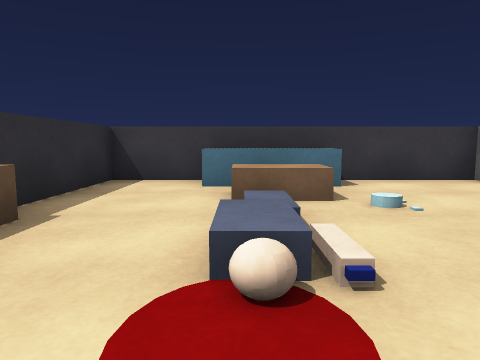
view 1 (above)

12 first-person views from a walk through a Unity game level. The camera is 0.67 m above the floor, tilts 6° down and sees 70° across. The floor is counted in squares, 1 m on a side. Each view is taken from the middle of a square. On the plan, view 1 faces up. The plan holds only what a view shows up to about 10 squares ahead; the rest is blank. The place goes on beyond the plan. The player is left out. Surface patterns are stand-ins for the level's own textures.

view 2
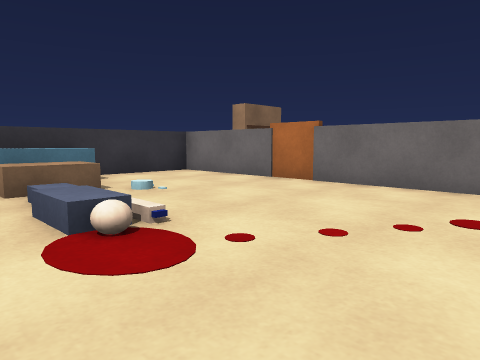

view 3
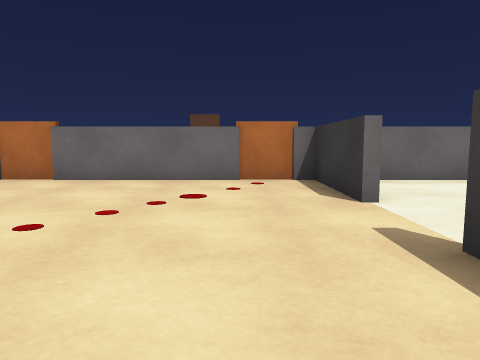

view 4
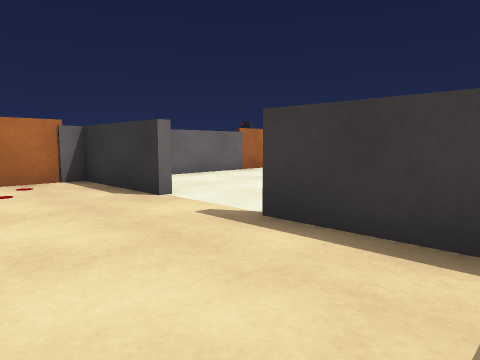

view 5
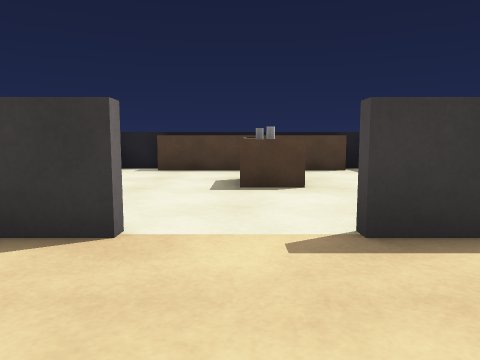

view 6
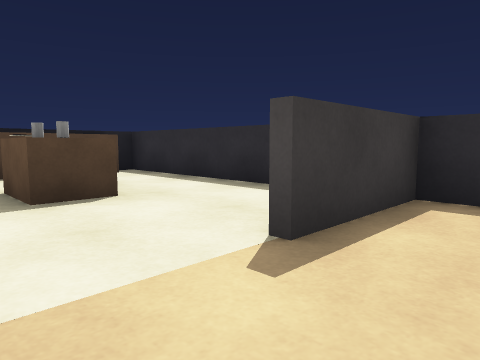

view 7
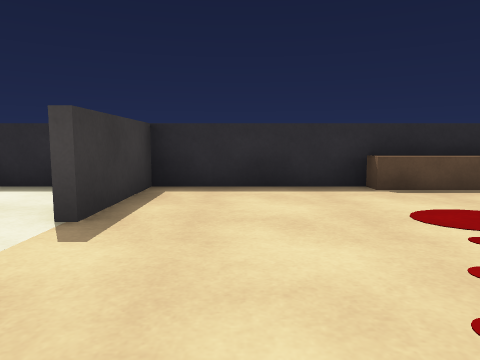

view 8
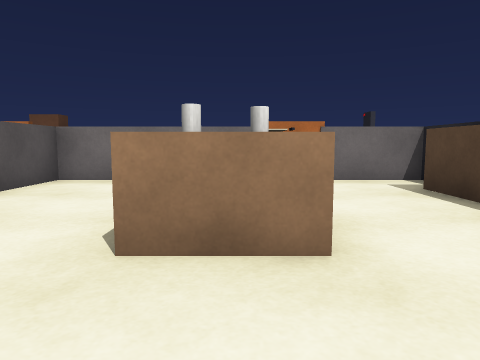

view 9
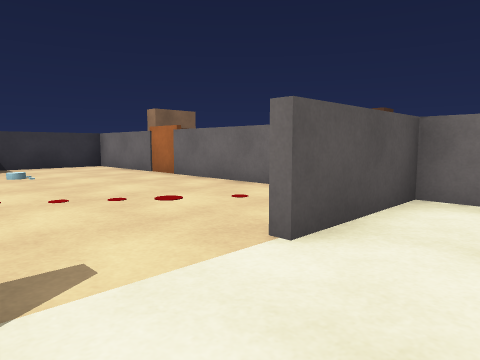

view 10
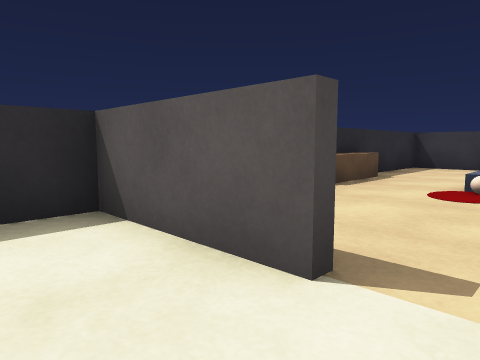

view 11
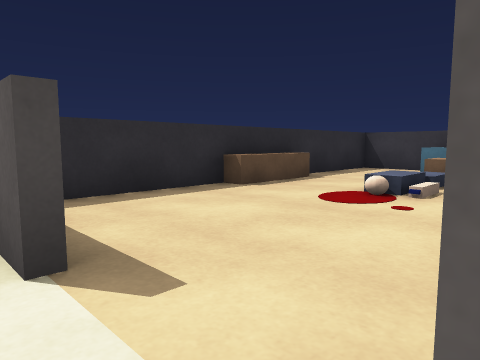

view 12
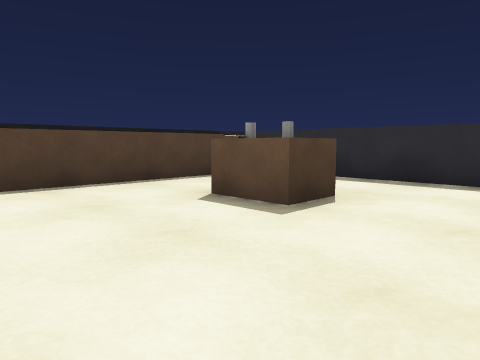

### Floor plan
Ten units are one square. View 1 is at (0, 0); x grows to the right and y downward. Boxes are objects, and circles mark ways between rooms. Rooms are numbered by the first view taken in them; rooms with no view inside come last. Other rooms are left out.
<svg viewBox="-30 -69 80 168">
<path fill="none" stroke="#000" d="M16 -54 -6 -54M19 24 45 24M44 20 44 -64 -24 -64 -24 20M-25 24 1 24M-20 -30 -20 -10 -25 -10M1 26 -25 26M-18 87 31 87M31 94 44 94 44 20M45 26 19 26M-24 20 -24 94 -18 94"/>
<rect x="-5" y="-25" width="10" height="10" fill="#bbb"><title>other object</title></rect>
<rect x="-5" y="-55" width="20" height="20" fill="#bbb"><title>other object</title></rect>
<rect x="-5" y="55" width="10" height="10" fill="#bbb"><title>other object</title></rect>
<rect x="-5" y="45" width="20" height="10" fill="#bbb"><title>other object</title></rect>
<rect x="5" y="55" width="10" height="10" fill="#bbb"><title>other object</title></rect>
<circle cx="10" cy="20" r="3" fill="#2a7"/>
<text x="10" y="-20">1</text>
<text x="10" y="60">2</text>
</svg>
Room 1 opens to room 2.

Where each view was taken, in squares from view 1:
view 1: 0 up, 0 right, facing up
view 2: 1 down, 1 left, facing up-right
view 3: 1 down, 2 left, facing right
view 4: 0 up, 2 left, facing down-right
view 5: 0 up, 1 right, facing down
view 6: 1 down, 2 right, facing down-left
view 7: 1 down, 3 right, facing left
view 8: 6 down, 2 left, facing right
view 9: 4 down, 0 right, facing up-right
view 10: 4 down, 1 right, facing up-left
view 11: 3 down, 2 right, facing up-left
view 12: 3 down, 4 right, facing down-left
